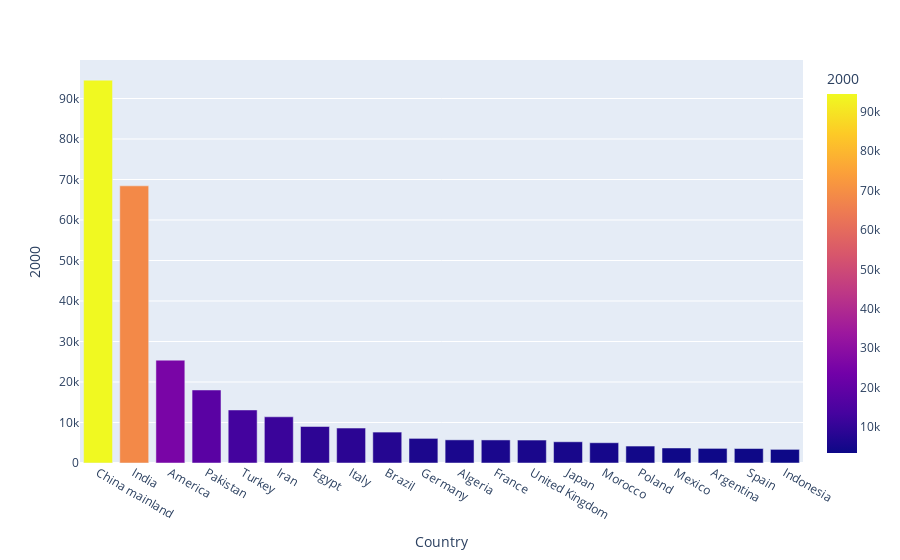

Notebook cell for this chart:
### Code cell
px.bar(data[data['Item']=='Wheat'].sort_values('2000', ascending=False).head(20), x='Country', y='2000', color='2000')

### Figure 1 — Plotly figure (JSON) as saved in the notebook; plotly's stock layout.template omitted (floating-point values rounded to 4 significant figures)
{"data": [{"alignmentgroup": "True", "hovertemplate": "Country=%{x}<br>2000=%{marker.color}<extra></extra>", "legendgroup": "", "marker": {"color": [94531, 68435, 25393, 18033, 13096, 11404, 9016, 8625, 7635, 6079, 5716, 5694, 5670, 5243, 5005, 4184, 3710, 3608, 3575, 3365], "coloraxis": "coloraxis", "pattern": {"shape": ""}}, "name": "", "offsetgroup": "", "orientation": "v", "showlegend": false, "textposition": "auto", "type": "bar", "x": ["China mainland", "India", "America", "Pakistan", "Turkey", "Iran", "Egypt", "Italy", "Brazil", "Germany", "Algeria", "France", "United Kingdom", "Japan", "Morocco", "Poland", "Mexico", "Argentina", "Spain", "Indonesia"], "xaxis": "x", "y": [94531, 68435, 25393, 18033, 13096, 11404, 9016, 8625, 7635, 6079, 5716, 5694, 5670, 5243, 5005, 4184, 3710, 3608, 3575, 3365], "yaxis": "y"}], "layout": {"barmode": "relative", "coloraxis": {"colorbar": {"title": {"text": "2000"}}, "colorscale": [[0, "#0d0887"], [0.1111, "#46039f"], [0.2222, "#7201a8"], [0.3333, "#9c179e"], [0.4444, "#bd3786"], [0.5556, "#d8576b"], [0.6667, "#ed7953"], [0.7778, "#fb9f3a"], [0.8889, "#fdca26"], [1, "#f0f921"]]}, "legend": {"tracegroupgap": 0}, "margin": {"t": 60}, "xaxis": {"anchor": "y", "domain": [0, 1], "title": {"text": "Country"}}, "yaxis": {"anchor": "x", "domain": [0, 1], "title": {"text": "2000"}}}}
